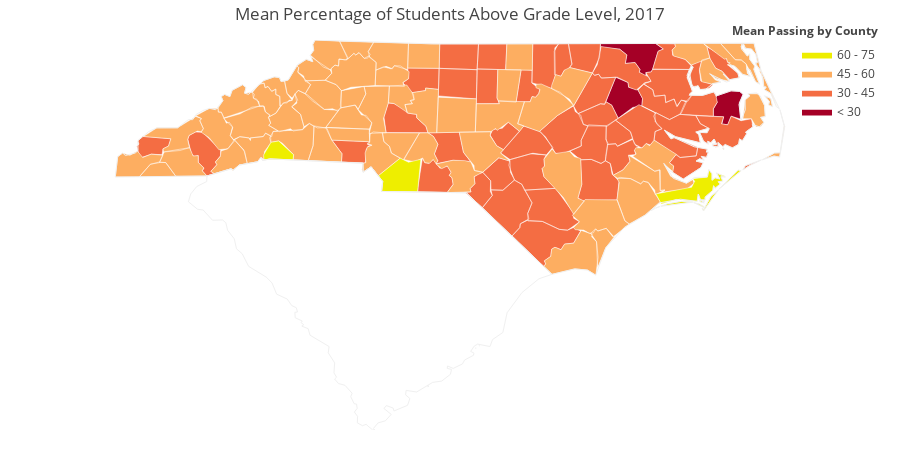

The notebook cell saved with this chart:
### Code cell
final17 = final[final.year == 2017]

ccr_17 = final17.groupby('County name')['pct_ccr'].agg('mean')
fips17= final17.groupby('County name')['FIPS'].agg('unique')

mean_ccr = ccr_17.tolist()
fips = fips17.tolist()

colorscale = [
    'rgb(165,0,38)',
    'rgb(244,109,67)',
    'rgb(253,174,97)',
    'rgb(238,238,0)',
    'rgb(124,252,0)',
    'rgb(48,128,20)'
]

fig = ff.create_choropleth(
    fips=fips, values=mean_ccr, scope=['North Carolina', 'South Carolina'],
     binning_endpoints=[30, 45, 60, 75], colorscale=colorscale,
    county_outline={'color': 'rgb(255,255,255)', 'width': 0.5}, round_legend_values=True,
    legend_title='Mean Passing by County', title="Mean Percentage of Students Above Grade Level, 2017"
)
py.offline.iplot(fig, filename='choropleth_nc_and_surr_states_outlines')

### Figure 1 — Plotly figure (JSON) as saved in the notebook; plotly's stock layout.template omitted (floating-point values rounded to 4 significant figures; data arrays with more than 128 entries replaced by an {"elided": "..."} marker saying what was removed)
{"data": [{"fill": "toself", "fillcolor": "rgb(165,0,38)", "hoverinfo": "none", "line": {"color": "rgb(255,255,255)", "width": 0.5}, "mode": "lines", "name": "< 30", "type": "scatter", "uid": "dd605411-58f6-4c2b-b35f-e4fa4d06f1e3", "x": [-77.83, -77.7, -77.53, -77.53, -77.4, -77.34, -77.35, -77.47, -77.67, -77.75, -77.83, null, -77.9, -77.17, -77.07, -77.14, -77.21, -77.23, -77.3, -77.3, -77.39, -77.38, -77.44, -77.57, -77.55, -77.64, -77.9, -77.9, null, -76.41, -76.35, -76.38, -76.35, -76.17, -76.06, -76.01, -76.06, -76.05, -76.17, -76.21, -76.29, -76.27, -76.41, -76.41, null], "y": [35.87, 36.15, 36.09, 36.04, 36.0, 35.91, 35.82, 35.8, 35.67, 35.83, 35.87, null, 36.54, 36.55, 36.48, 36.46, 36.25, 36.21, 36.21, 36.16, 36.21, 36.25, 36.32, 36.31, 36.41, 36.48, 36.5, 36.54, null, 35.78, 35.86, 35.91, 35.94, 35.99, 35.99, 35.95, 35.85, 35.67, 35.7, 35.6, 35.61, 35.69, 35.7, 35.78, null]}, {"fill": "toself", "fillcolor": "rgb(244,109,67)", "hoverinfo": "none", "line": {"color": "rgb(255,255,255)", "width": 0.5}, "mode": "lines", "name": "30 - 45", "type": "scatter", "uid": "f7671a1a-8b98-4534-8a37-a34b8c5080ac", "x": {"elided": "562 float values"}, "y": {"elided": "562 float values"}}, {"fill": "toself", "fillcolor": "rgb(253,174,97)", "hoverinfo": "none", "line": {"color": "rgb(255,255,255)", "width": 0.5}, "mode": "lines", "name": "45 - 60", "type": "scatter", "uid": "dfd2a1aa-b701-4de3-bd65-7b57fd601793", "x": {"elided": "799 float values"}, "y": {"elided": "799 float values"}}, {"fill": "toself", "fillcolor": "rgb(238,238,0)", "hoverinfo": "none", "line": {"color": "rgb(255,255,255)", "width": 0.5}, "mode": "lines", "name": "60 - 75", "type": "scatter", "uid": "a839033f-aa4b-4b9e-8463-d70007fe9d32", "x": [-76.33, -76.08, -76.04, -76.32, -76.33, null, -76.55, -76.54, -76.52, -76.54, -76.55, null, -76.55, -76.53, -76.44, -76.34, -76.54, -76.55, null, -76.59, -76.56, -76.53, -76.58, -76.59, null, -76.67, -76.59, -76.53, -76.53, -76.67, null, -77.1, -77.01, -76.82, -76.68, -77.1, null, -77.17, -76.69, -76.65, -76.68, -76.48, -76.47, -76.42, -76.42, -76.38, -76.32, -76.36, -76.24, -76.31, -76.28, -76.34, -76.31, -76.38, -76.4, -76.41, -76.51, -76.52, -76.58, -76.6, -76.62, -76.9, -77.09, -77.17, null, -82.36, -82.26, -82.16, -81.96, -81.97, -82.33, -82.35, -82.36, null, -80.84, -80.55, -80.44, -80.28, -80.32, -80.8, -80.78, -80.84, null], "y": [34.85, 35.07, 35.06, 34.85, 34.85, null, 34.71, 34.71, 34.71, 34.7, 34.71, null, 34.62, 34.61, 34.76, 34.84, 34.59, 34.62, null, 34.71, 34.71, 34.69, 34.7, 34.71, null, 34.69, 34.67, 34.64, 34.63, 34.69, null, 34.65, 34.68, 34.7, 34.7, 34.65, null, 34.79, 34.87, 34.94, 34.97, 34.99, 35.08, 35.03, 34.95, 34.98, 34.97, 35.04, 35.0, 34.99, 34.94, 34.93, 34.91, 34.86, 34.89, 34.83, 34.75, 34.72, 34.72, 34.79, 34.7, 34.73, 34.67, 34.79, null, 35.24, 35.39, 35.41, 35.25, 35.19, 35.19, 35.19, 35.24, null, 35.0, 35.21, 35.16, 35.2, 34.81, 34.82, 34.94, 35.0, null]}, {"fill": "toself", "fillcolor": "rgb(124,252,0)", "hoverinfo": "none", "line": {"color": "rgb(255,255,255)", "width": 0.5}, "mode": "lines", "name": "> 75", "type": "scatter", "uid": "f3551810-81aa-4559-8073-7092af68f142", "x": [], "y": []}, {"hoverinfo": "text", "legendgroup": "centroids", "marker": {"color": "white", "opacity": 0}, "mode": "markers", "name": "US Counties", "selected": {"marker": {"color": "white", "opacity": 1, "size": 3}}, "showlegend": false, "text": ["County: Onslow<br>State: North Carolina<br>FIPS: 37133<br>Value: 46.361764705882344", "County: Onslow<br>State: North Carolina<br>FIPS: 37133<br>Value: 46.361764705882344", "County: Onslow<br>State: North Carolina<br>FIPS: 37133<br>Value: 46.361764705882344", "County: Hyde<br>State: North Carolina<br>FIPS: 37095<br>Value: 40.733333333333334", "County: Hyde<br>State: North Carolina<br>FIPS: 37095<br>Value: 40.733333333333334", "County: Hyde<br>State: North Carolina<br>FIPS: 37095<br>Value: 40.733333333333334", "County: Hyde<br>State: North Carolina<br>FIPS: 37095<br>Value: 40.733333333333334", "County: Dare<br>State: North Carolina<br>FIPS: 37055<br>Value: 55.09090909090909", "County: Dare<br>State: North Carolina<br>FIPS: 37055<br>Value: 55.09090909090909", "County: Dare<br>State: North Carolina<br>FIPS: 37055<br>Value: 55.09090909090909", "County: Dare<br>State: North Carolina<br>FIPS: 37055<br>Value: 55.09090909090909", "County: Carteret<br>State: North Carolina<br>FIPS: 37031<br>Value: 61.094117647058816", "County: Carteret<br>State: North Carolina<br>FIPS: 37031<br>Value: 61.094117647058816", "County: Carteret<br>State: North Carolina<br>FIPS: 37031<br>Value: 61.094117647058816", "County: Carteret<br>State: North Carolina<br>FIPS: 37031<br>Value: 61.094117647058816", "County: Carteret<br>State: North Carolina<br>FIPS: 37031<br>Value: 61.094117647058816", "County: Carteret<br>State: North Carolina<br>FIPS: 37031<br>Value: 61.094117647058816", "County: Carteret<br>State: North Carolina<br>FIPS: 37031<br>Value: 61.094117647058816", "County: Alamance<br>State: North Carolina<br>FIPS: 37001<br>Value: 42.444736842105264", "County: Alexander<br>State: North Carolina<br>FIPS: 37003<br>Value: 53.5", "County: Alleghany<br>State: North Carolina<br>FIPS: 37005<br>Value: 50.25", "County: Anson<br>State: North Carolina<br>FIPS: 37007<br>Value: 32.190000000000005", "County: Ashe<br>State: North Carolina<br>FIPS: 37009<br>Value: 59.260000000000005", "County: Avery<br>State: North Carolina<br>FIPS: 37011<br>Value: 51.69166666666666", "County: Beaufort<br>State: North Carolina<br>FIPS: 37013<br>Value: 44.15", "County: Bertie<br>State: North Carolina<br>FIPS: 37015<br>Value: 39.042857142857144", "County: Bladen<br>State: North Carolina<br>FIPS: 37017<br>Value: 37.353846153846156", "County: Brunswick<br>State: North Carolina<br>FIPS: 37019<br>Value: 48.79999999999999", "County: Buncombe<br>State: North Carolina<br>FIPS: 37021<br>Value: 54.30196078431373", "County: Burke<br>State: North Carolina<br>FIPS: 37023<br>Value: 49.45925925925926", "County: Cabarrus<br>State: North Carolina<br>FIPS: 37025<br>Value: 47.52272727272727", "County: Caldwell<br>State: North Carolina<br>FIPS: 37027<br>Value: 45.21153846153845", "County: Camden<br>State: North Carolina<br>FIPS: 37029<br>Value: 58.800000000000004", "County: Caswell<br>State: North Carolina<br>FIPS: 37033<br>Value: 35.550000000000004", "County: Catawba<br>State: North Carolina<br>FIPS: 37035<br>Value: 50.02325581395349", "County: Chatham<br>State: North Carolina<br>FIPS: 37037<br>Value: 51.4", "County: Cherokee<br>State: North Carolina<br>FIPS: 37039<br>Value: 50.79285714285714", "County: Chowan<br>State: North Carolina<br>FIPS: 37041<br>Value: 44.03333333333333", "County: Clay<br>State: North Carolina<br>FIPS: 37043<br>Value: 45.79999999999999", "County: Cleveland<br>State: North Carolina<br>FIPS: 37045<br>Value: 48.075862068965506", "County: Columbus<br>State: North Carolina<br>FIPS: 37047<br>Value: 40.76086956521739", "County: Craven<br>State: North Carolina<br>FIPS: 37049<br>Value: 50.692", "County: Cumberland<br>State: North Carolina<br>FIPS: 37051<br>Value: 44.794047619047625", "County: Currituck<br>State: North Carolina<br>FIPS: 37053<br>Value: 55.27272727272727", "County: Davidson<br>State: North Carolina<br>FIPS: 37057<br>Value: 46.475555555555566", "County: Davie<br>State: North Carolina<br>FIPS: 37059<br>Value: 52.28333333333334", "County: Duplin<br>State: North Carolina<br>FIPS: 37061<br>Value: 39.65384615384615", "County: Durham<br>State: North Carolina<br>FIPS: 37063<br>Value: 39.47500000000001", "County: Edgecombe<br>State: North Carolina<br>FIPS: 37065<br>Value: 28.492307692307694", "County: Forsyth<br>State: North Carolina<br>FIPS: 37067<br>Value: 39.95125", "County: Franklin<br>State: North Carolina<br>FIPS: 37069<br>Value: 46.368750000000006", "County: Gaston<br>State: North Carolina<br>FIPS: 37071<br>Value: 44.98039215686274", "County: Gates<br>State: North Carolina<br>FIPS: 37073<br>Value: 49.48", "County: Graham<br>State: North Carolina<br>FIPS: 37075<br>Value: 44.800000000000004", "County: Granville<br>State: North Carolina<br>FIPS: 37077<br>Value: 38.78888888888889", "County: Greene<br>State: North Carolina<br>FIPS: 37079<br>Value: 39.2", "County: Guilford<br>State: North Carolina<br>FIPS: 37081<br>Value: 44.41417322834646", "County: Halifax<br>State: North Carolina<br>FIPS: 37083<br>Value: 30.94444444444444", "County: Harnett<br>State: North Carolina<br>FIPS: 37085<br>Value: 40.36666666666666", "County: Haywood<br>State: North Carolina<br>FIPS: 37087<br>Value: 57.17999999999999", "County: Henderson<br>State: North Carolina<br>FIPS: 37089<br>Value: 58.59166666666667", "County: Hertford<br>State: North Carolina<br>FIPS: 37091<br>Value: 35.08571428571428", "County: Hoke<br>State: North Carolina<br>FIPS: 37093<br>Value: 43.48461538461538", "County: Iredell<br>State: North Carolina<br>FIPS: 37097<br>Value: 53.811363636363645", "County: Jackson<br>State: North Carolina<br>FIPS: 37099<br>Value: 43.95000000000001", "County: Johnston<br>State: North Carolina<br>FIPS: 37101<br>Value: 42.98809523809526", "County: Jones<br>State: North Carolina<br>FIPS: 37103<br>Value: 50.916666666666664", "County: Lee<br>State: North Carolina<br>FIPS: 37105<br>Value: 42.14", "County: Lenoir<br>State: North Carolina<br>FIPS: 37107<br>Value: 37.011111111111106", "County: Lincoln<br>State: North Carolina<br>FIPS: 37109<br>Value: 55.16363636363636", "County: Macon<br>State: North Carolina<br>FIPS: 37113<br>Value: 49.14545454545455", "County: Madison<br>State: North Carolina<br>FIPS: 37115<br>Value: 59.98333333333333", "County: Martin<br>State: North Carolina<br>FIPS: 37117<br>Value: 34.07", "County: McDowell<br>State: North Carolina<br>FIPS: 37111<br>Value: 51.00833333333333", "County: Mecklenburg<br>State: North Carolina<br>FIPS: 37119<br>Value: 48.88502994011975", "County: Mitchell<br>State: North Carolina<br>FIPS: 37121<br>Value: 53.31666666666667", "County: Montgomery<br>State: North Carolina<br>FIPS: 37123<br>Value: 36.06", "County: Moore<br>State: North Carolina<br>FIPS: 37125<br>Value: 51.26521739130435", "County: Nash<br>State: North Carolina<br>FIPS: 37127<br>Value: 31.920000000000005", "County: New Hanover<br>State: North Carolina<br>FIPS: 37129<br>Value: 52.73255813953487", "County: Northampton<br>State: North Carolina<br>FIPS: 37131<br>Value: 23.38571428571429", "County: Orange<br>State: North Carolina<br>FIPS: 37135<br>Value: 58.49375", "County: Pamlico<br>State: North Carolina<br>FIPS: 37137<br>Value: 44.2", "County: Pasquotank<br>State: North Carolina<br>FIPS: 37139<br>Value: 34.391666666666666", "County: Pender<br>State: North Carolina<br>FIPS: 37141<br>Value: 51.04", "County: Perquimans<br>State: North Carolina<br>FIPS: 37143<br>Value: 48.43333333333334", "County: Person<br>State: North Carolina<br>FIPS: 37145<br>Value: 49.633333333333326", "County: Pitt<br>State: North Carolina<br>FIPS: 37147<br>Value: 38.82058823529411", "County: Polk<br>State: North Carolina<br>FIPS: 37149<br>Value: 65.21428571428571", "County: Randolph<br>State: North Carolina<br>FIPS: 37151<br>Value: 48.27179487179489", "County: Richmond<br>State: North Carolina<br>FIPS: 37153<br>Value: 45.71333333333334", "County: Robeson<br>State: North Carolina<br>FIPS: 37155<br>Value: 32.49761904761905", "County: Rockingham<br>State: North Carolina<br>FIPS: 37157<br>Value: 44.71538461538463", "County: Rowan<br>State: North Carolina<br>FIPS: 37159<br>Value: 36.142857142857146", "County: Rutherford<br>State: North Carolina<br>FIPS: 37161<br>Value: 53.754999999999995", "County: Sampson<br>State: North Carolina<br>FIPS: 37163<br>Value: 53.609090909090895", "County: Scotland<br>State: North Carolina<br>FIPS: 37165<br>Value: 38.65833333333334", "County: Stanly<br>State: North Carolina<br>FIPS: 37167<br>Value: 46.15714285714286", "County: Stokes<br>State: North Carolina<br>FIPS: 37169<br>Value: 48.447368421052644", "County: Surry<br>State: North Carolina<br>FIPS: 37171<br>Value: 57.12307692307691", "County: Swain<br>State: North Carolina<br>FIPS: 37173<br>Value: 49.2", "County: Transylvania<br>State: North Carolina<br>FIPS: 37175<br>Value: 49.88", "County: Tyrrell<br>State: North Carolina<br>FIPS: 37177<br>Value: 28.900000000000002", "County: Union<br>State: North Carolina<br>FIPS: 37179<br>Value: 60.59622641509435", "County: Vance<br>State: North Carolina<br>FIPS: 37181<br>Value: 37.89444444444444", "County: Wake<br>State: North Carolina<br>FIPS: 37183<br>Value: 56.050837988826856", "County: Warren<br>State: North Carolina<br>FIPS: 37185<br>Value: 32.18888888888889", "County: Washington<br>State: North Carolina<br>FIPS: 37187<br>Value: 30.316666666666666", "County: Watauga<br>State: North Carolina<br>FIPS: 37189<br>Value: 58.98", "County: Wayne<br>State: North Carolina<br>FIPS: 37191<br>Value: 36.68", "County: Wilkes<br>State: North Carolina<br>FIPS: 37193<br>Value: 50.57391304347825", "County: Wilson<br>State: North Carolina<br>FIPS: 37195<br>Value: 43.51923076923076", "County: Yadkin<br>State: North Carolina<br>FIPS: 37197<br>Value: 50.949999999999996", "County: Yancey<br>State: North Carolina<br>FIPS: 37199<br>Value: 57.75555555555556"], "type": "scatter", "uid": "b8b032bf-a040-4de6-a001-d000272dc302", "unselected": {"marker": {"opacity": 0}}, "x": [[-77.14], [-77.21], [-77.43], [-75.75], [-75.92], [-76.27], [-76.25], [-75.66], [-75.54], [-75.67], [-75.86], [-76.14], [-76.53], [-76.45], [-76.56], [-76.6], [-76.89], [-76.67], -79.4, -81.18, -81.13, -80.1, -81.5, -81.92, -76.86, -76.98, -78.56, -78.24, -82.53, -81.7, -80.55, -81.55, -76.21, -79.33, -81.22, -79.26, -84.06, -76.61, -83.75, -81.56, -78.66, -77.09, -78.83, -76.01, -80.21, -80.54, -77.93, -78.88, -77.6, -80.26, -78.29, -81.18, -76.7, -83.83, -78.65, -77.68, -79.79, -77.65, -78.87, -82.98, -82.48, -76.98, -79.24, -80.87, -83.14, -78.37, -77.36, -79.17, -77.64, -81.22, -83.42, -82.71, -77.11, -82.05, -80.83, -82.16, -79.91, -79.48, -77.99, -77.88, -77.4, -79.12, -76.74, -76.28, -77.91, -76.44, -78.97, -77.37, -82.17, -79.81, -79.75, -79.1, -79.77, -80.52, -81.92, -78.37, -79.48, -80.25, -80.24, -80.69, -83.49, -82.8, -76.21, -80.53, -78.41, -78.65, -78.11, -76.58, -81.7, -78.0, -81.16, -77.92, -80.67, -82.31], "y": [[34.64], [34.61], [34.73], [35.19], [35.13], [35.32], [35.54], [35.88], [35.41], [36.0], [35.78], [35.0], [34.71], [34.72], [34.7], [34.67], [34.68], [34.84], 36.04, 35.92, 36.49, 34.97, 36.43, 36.08, 35.49, 36.07, 34.61, 34.07, 35.61, 35.75, 35.39, 35.95, 36.39, 36.39, 35.66, 35.7, 35.13, 36.15, 35.06, 35.33, 34.27, 35.12, 35.05, 36.4, 35.79, 35.93, 34.94, 36.04, 35.91, 36.13, 36.08, 35.29, 36.44, 35.35, 36.3, 35.48, 36.08, 36.26, 35.37, 35.56, 35.34, 36.36, 35.02, 35.81, 35.29, 35.52, 35.02, 35.48, 35.24, 35.49, 35.15, 35.86, 35.84, 35.68, 35.25, 36.01, 35.33, 35.31, 35.97, 34.23, 36.42, 36.06, 35.14, 36.3, 34.52, 36.21, 36.39, 35.59, 35.28, 35.71, 35.01, 34.64, 36.4, 35.64, 35.4, 34.99, 34.84, 35.31, 36.4, 36.41, 35.49, 35.2, 35.82, 34.99, 36.36, 35.79, 36.4, 35.82, 36.23, 35.36, 36.21, 35.71, 36.16, 35.9]}, {"hoverinfo": "text", "legendgroup": "States", "line": {"color": "rgb(240, 240, 240)", "width": 1}, "mode": "lines", "showlegend": false, "type": "scatter", "uid": "415756da-1570-45cf-bc2f-ce310de37421", "x": {"elided": "397 float values"}, "y": {"elided": "397 float values"}}], "layout": {"annotations": [{"showarrow": false, "text": "<b>Mean Passing by County</b>", "x": 1, "xanchor": "right", "xref": "paper", "y": 1.05, "yref": "paper"}], "dragmode": "select", "height": 450, "hovermode": "closest", "legend": {"traceorder": "reversed", "x": 1, "xanchor": "right", "y": 1, "yanchor": "top"}, "margin": {"b": 20, "l": 20, "r": 20, "t": 40}, "title": "Mean Percentage of Students Above Grade Level, 2017", "width": 900, "xaxis": {"autorange": false, "fixedrange": true, "range": [-85.58, -74.2], "showgrid": false, "showticklabels": false, "zeroline": false}, "yaxis": {"autorange": false, "fixedrange": true, "range": [32.03, 36.59], "showgrid": false, "showticklabels": false, "zeroline": false}}}
